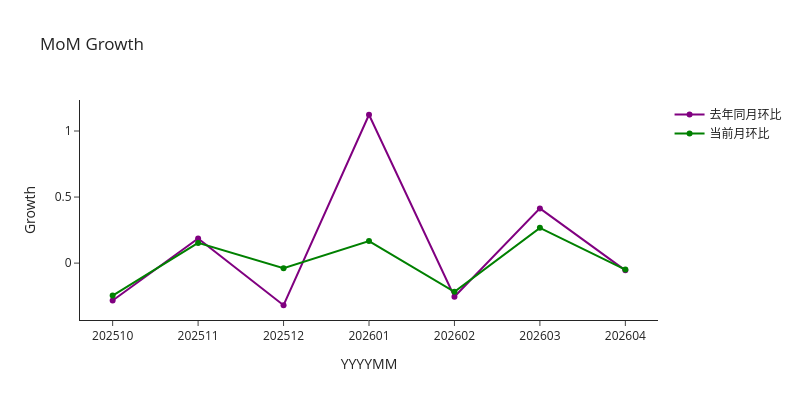

Notebook code cell kept with this figure:
### Code cell
fig_growth = go.Figure()
fig_growth.add_trace(go.Scatter(
    x = df_growth['ym'].astype(str), 
    y = df_growth['gyoy'], 
    mode = 'lines+markers', 
    line = dict(color='purple', width=2),
    name = '去年同月环比'
))
fig_growth.add_trace(go.Scatter(
    x = df_growth['ym'].astype(str), 
    y = df_growth['gcur'], 
    mode = 'lines+markers', 
    line = dict(color='green', width=2),
    name = '当前月环比'
))
fig_growth.update_xaxes(title='YYYYMM')
fig_growth.update_yaxes(title='Growth')
fig_growth.update_layout(
    template='simple_white',
    title=f'MoM Growth',
    width=800, 
    height=400
)

### Figure 1 — Plotly figure (JSON) as saved in the notebook; plotly's stock layout.template omitted (floating-point values rounded to 4 significant figures)
{"data": [{"line": {"color": "purple", "width": 2}, "mode": "lines+markers", "name": "去年同月环比", "type": "scatter", "x": ["202510", "202511", "202512", "202601", "202602", "202603", "202604"], "y": [-0.283, 0.187, -0.319, 1.123, -0.254, 0.414, -0.055]}, {"line": {"color": "green", "width": 2}, "mode": "lines+markers", "name": "当前月环比", "type": "scatter", "x": ["202510", "202511", "202512", "202601", "202602", "202603", "202604"], "y": [-0.246, 0.153, -0.039, 0.167, -0.217, 0.267, -0.049]}], "layout": {"height": 400, "title": {"text": "MoM Growth"}, "width": 800, "xaxis": {"title": {"text": "YYYYMM"}}, "yaxis": {"title": {"text": "Growth"}}}}
